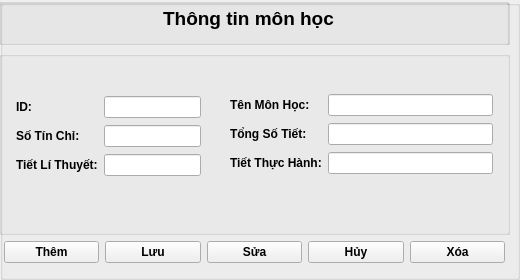
                          <widget class="QGroupBox" name="groupBox_5">
                           <property name="title">
                            <string/>
                           </property>
                           <widget class="QWidget" name="verticalLayoutWidget_14">
                            <property name="geometry">
                             <rect>
                              <x>-1</x>
                              <y>-1</y>
                              <width>511</width>
                              <height>271</height>
                             </rect>
                            </property>
                            <layout class="QVBoxLayout" name="verticalLayout_27" stretch="1,4,1">
                             <item>
                              <widget class="QGroupBox" name="groupBox_6">
                               <property name="title">
                                <string/>
                               </property>
                               <widget class="QWidget" name="verticalLayoutWidget_15">
                                <property name="geometry">
                                 <rect>
                                  <x>-1</x>
                                  <y>-1</y>
                                  <width>511</width>
                                  <height>351</height>
                                 </rect>
                                </property>
                                <layout class="QVBoxLayout" name="verticalLayout_28">
                                 <item>
                                  <layout class="QHBoxLayout" name="horizontalLayout_30">
                                   <item>
                                    <widget class="QGroupBox" name="groupBox_9">
                                     <property name="title">
                                      <string/>
                                     </property>
                                     <widget class="QLabel" name="label">
                                      <property name="geometry">
                                       <rect>
                                        <x>50</x>
                                        <y>0</y>
                                        <width>401</width>
                                        <height>41</height>
                                       </rect>
                                      </property>
                                      <property name="font">
                                       <font>
                                        <pointsize>14</pointsize>
                                        <weight>75</weight>
                                        <bold>true</bold>
                                       </font>
                                      </property>
                                      <property name="text">
                                       <string>Thông tin môn học</string>
                                      </property>
                                      <property name="alignment">
                                       <set>Qt::AlignCenter</set>
                                      </property>
                                     </widget>
                                    </widget>
                                   </item>
                                  </layout>
                                 </item>
                                </layout>
                               </widget>
                              </widget>
                             </item>
                             <item>
                              <layout class="QHBoxLayout" name="horizontalLayout_31">
                               <item>
                                <widget class="QGroupBox" name="groupBox_8">
                                 <property name="title">
                                  <string/>
                                 </property>
                                 <widget class="QWidget" name="formLayoutWidget">
                                  <property name="geometry">
                                   <rect>
                                    <x>10</x>
                                    <y>20</y>
                                    <width>201</width>
                                    <height>121</height>
                                   </rect>
                                  </property>
                                  <layout class="QFormLayout" name="formLayout_4">
                                   <property name="verticalSpacing">
                                    <number>7</number>
                                   </property>
                                   <property name="leftMargin">
                                    <number>7</number>
                                   </property>
                                   <property name="topMargin">
                                    <number>25</number>
                                   </property>
                                   <property name="rightMargin">
                                    <number>9</number>
                                   </property>
                                   <property name="bottomMargin">
                                    <number>10</number>
                                   </property>
                                   <item row="0" column="0">
                                    <widget class="QLabel" name="lbl_IDMonHoc">
                                     <property name="font">
                                      <font>
                                       <weight>75</weight>
                                       <bold>true</bold>
                                      </font>
                                     </property>
                                     <property name="text">
                                      <string>ID:</string>
                                     </property>
                                    </widget>
                                   </item>
                                   <item row="0" column="1">
                                    <widget class="QLineEdit" name="fi_IDMonHoc_2">
                                     <property name="font">
                                      <font>
                                       <weight>50</weight>
                                       <bold>false</bold>
                                      </font>
                                     </property>
                                    </widget>
                                   </item>
                                   <item row="1" column="0">
                                    <widget class="QLabel" name="lbl_SoTC">
                                     <property name="font">
                                      <font>
                                       <weight>75</weight>
                                       <bold>true</bold>
                                      </font>
                                     </property>
                                     <property name="text">
                                      <string>Số Tín Chỉ:</string>
                                     </property>
                                    </widget>
                                   </item>
                                   <item row="1" column="1">
                                    <widget class="QLineEdit" name="fi_SoTC_2">
                                     <property name="font">
                                      <font>
                                       <weight>50</weight>
                                       <bold>false</bold>
                                      </font>
                                     </property>
                                    </widget>
                                   </item>
                                   <item row="2" column="0">
                                    <widget class="QLabel" name="lbl_TietLT">
                                     <property name="font">
                                      <font>
                                       <weight>75</weight>
                                       <bold>true</bold>
                                      </font>
                                     </property>
                                     <property name="text">
                                      <string>Tiết Lí Thuyết:</string>
                                     </property>
                                    </widget>
                                   </item>
                                   <item row="2" column="1">
                                    <widget class="QLineEdit" name="fi_TietLT_2">
                                     <property name="font">
                                      <font>
                                       <weight>50</weight>
                                       <bold>false</bold>
                                      </font>
                                     </property>
                                    </widget>
                                   </item>
                                  </layout>
                                 </widget>
                                 <widget class="QWidget" name="formLayoutWidget_2">
                                  <property name="geometry">
                                   <rect>
                                    <x>220</x>
                                    <y>20</y>
                                    <width>281</width>
                                    <height>121</height>
                                   </rect>
                                  </property>
                                  <layout class="QFormLayout" name="formLayout_5">
                                   <property name="verticalSpacing">
                                    <number>7</number>
                                   </property>
                                   <property name="leftMargin">
                                    <number>11</number>
                                   </property>
                                   <property name="topMargin">
                                    <number>23</number>
                                   </property>
                                   <property name="rightMargin">
                                    <number>7</number>
                                   </property>
                                   <item row="0" column="0">
                                    <widget class="QLabel" name="lbl_TenMonHoc">
                                     <property name="font">
                                      <font>
                                       <weight>75</weight>
                                       <bold>true</bold>
                                      </font>
                                     </property>
                                     <property name="text">
                                      <string>Tên Môn Học:</string>
                                     </property>
                                    </widget>
                                   </item>
                                   <item row="0" column="1">
                                    <widget class="QLineEdit" name="fi_TenMonHoc_2">
                                     <property name="font">
                                      <font>
                                       <weight>50</weight>
                                       <bold>false</bold>
                                      </font>
                                     </property>
                                    </widget>
                                   </item>
                                   <item row="1" column="0">
                                    <widget class="QLabel" name="lbl_TongSoTiet">
                                     <property name="font">
                                      <font>
                                       <weight>75</weight>
                                       <bold>true</bold>
                                      </font>
                                     </property>
                                     <property name="text">
                                      <string>Tổng Số Tiết:</string>
                                     </property>
                                    </widget>
                                   </item>
                                   <item row="1" column="1">
                                    <widget class="QLineEdit" name="fi_TongSoTiet_2">
                                     <property name="font">
                                      <font>
                                       <weight>50</weight>
                                       <bold>false</bold>
                                      </font>
                                     </property>
                                    </widget>
                                   </item>
                                   <item row="2" column="0">
                                    <widget class="QLabel" name="lbl_TietTH">
                                     <property name="font">
                                      <font>
                                       <weight>75</weight>
                                       <bold>true</bold>
                                      </font>
                                     </property>
                                     <property name="text">
                                      <string>Tiết Thực Hành:</string>
                                     </property>
                                    </widget>
                                   </item>
                                   <item row="2" column="1">
                                    <widget class="QLineEdit" name="fi_TietTH_2">
                                     <property name="font">
                                      <font>
                                       <weight>50</weight>
                                       <bold>false</bold>
                                      </font>
                                     </property>
                                    </widget>
                                   </item>
                                  </layout>
                                 </widget>
                                </widget>
                               </item>
                              </layout>
                             </item>
                             <item>
                              <layout class="QHBoxLayout" name="horizontalLayout_32">
                               <property name="leftMargin">
                                <number>5</number>
                               </property>
                               <property name="rightMargin">
                                <number>5</number>
                               </property>
                               <property name="bottomMargin">
                                <number>7</number>
                               </property>
                               <item>
                                <widget class="QPushButton" name="btn_ThemMH_2">
                                 <property name="font">
                                  <font>
                                   <weight>75</weight>
                                   <bold>true</bold>
                                  </font>
                                 </property>
                                 <property name="text">
                                  <string>Thêm</string>
                                 </property>
                                </widget>
                               </item>
                               <item>
                                <widget class="QPushButton" name="btn_LuuMH_2">
                                 <property name="font">
                                  <font>
                                   <weight>75</weight>
                                   <bold>true</bold>
                                  </font>
                                 </property>
                                 <property name="text">
                                  <string>Lưu</string>
                                 </property>
                                </widget>
                               </item>
                               <item>
                                <widget class="QPushButton" name="btn_SuaMH_2">
                                 <property name="font">
                                  <font>
                                   <weight>75</weight>
                                   <bold>true</bold>
                                  </font>
                                 </property>
                                 <property name="text">
                                  <string>Sửa</string>
                                 </property>
                                </widget>
                               </item>
                               <item>
                                <widget class="QPushButton" name="btn_HuyLopHoc_2">
                                 <property name="font">
                                  <font>
                                   <weight>75</weight>
                                   <bold>true</bold>
                                  </font>
                                 </property>
                                 <property name="text">
                                  <string>Hủy</string>
                                 </property>
                                </widget>
                               </item>
                               <item>
                                <widget class="QPushButton" name="btn_XoaLopHoc_2">
                                 <property name="font">
                                  <font>
                                   <weight>75</weight>
                                   <bold>true</bold>
                                  </font>
                                 </property>
                                 <property name="text">
                                  <string>Xóa</string>
                                 </property>
                                </widget>
                               </item>
                              </layout>
                             </item>
                            </layout>
                           </widget>
                          </widget>
